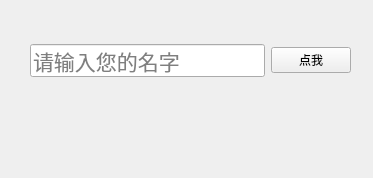
<?xml version="1.0" encoding="UTF-8"?>
<ui version="4.0">
 <class>Form</class>
 <widget class="QWidget" name="Form">
  <property name="geometry">
   <rect>
    <x>0</x>
    <y>0</y>
    <width>373</width>
    <height>178</height>
   </rect>
  </property>
  <property name="windowTitle">
   <string>GuoShun QT</string>
  </property>
  <widget class="QLabel" name="label">
   <property name="geometry">
    <rect>
     <x>40</x>
     <y>130</y>
     <width>291</width>
     <height>31</height>
    </rect>
   </property>
   <property name="font">
    <font>
     <pointsize>16</pointsize>
    </font>
   </property>
   <property name="styleSheet">
    <string notr="true">QLabel {
	color: red

}</string>
   </property>
   <property name="text">
    <string/>
   </property>
  </widget>
  <widget class="QWidget" name="">
   <property name="geometry">
    <rect>
     <x>30</x>
     <y>10</y>
     <width>321</width>
     <height>101</height>
    </rect>
   </property>
   <layout class="QHBoxLayout" name="horizontalLayout">
    <item>
     <widget class="QLineEdit" name="lineEdit">
      <property name="font">
       <font>
        <pointsize>16</pointsize>
       </font>
      </property>
      <property name="placeholderText">
       <string>请输入您的名字</string>
      </property>
     </widget>
    </item>
    <item>
     <widget class="QPushButton" name="pushButton">
      <property name="text">
       <string>点我</string>
      </property>
     </widget>
    </item>
   </layout>
  </widget>
 </widget>
 <resources/>
 <connections/>
</ui>
